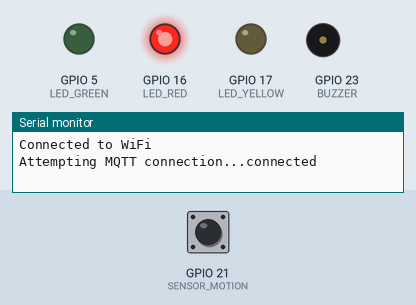
Simulated run of this sketch. Board: ESP32. On the bench: output pins drawn as LEDs (lit = HIGH), buzzer (waves = sounding, pin HIGH), the last lines printed to the serial monitor. The inputs (shaded band) are chosen by the test bench; at power-on: GPIO 21 (SENSOR_MOTION) HIGH. WiFi joins after 1.5 s; servers stay silent unless stated; no MQTT or app messages arrive unless stated.

Above: at 3.2 s.
3.3 s: GPIO 21 (SENSOR_MOTION) pulsed LOW 2 times (0.12 s each, 0.3 s apart)
At 4.4 s:
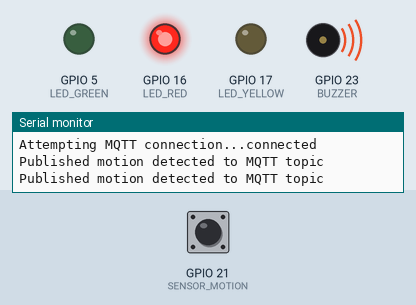
At 8.0 s:
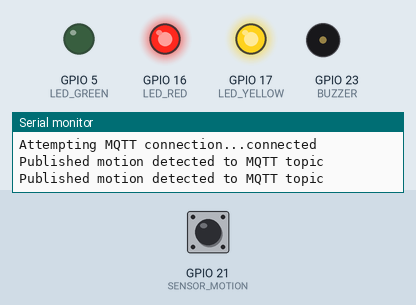
Timing chart, 0 to 17.0 s (numbered marks = the images above; inputs shaded):
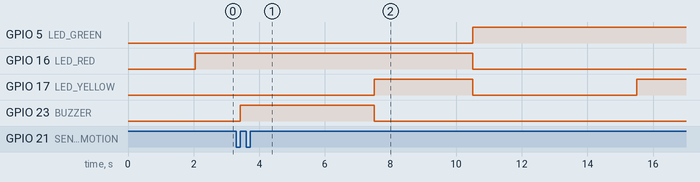

The sketch:

traffic_light.ino
```cpp
#include "time.h"
#include <WiFi.h>
#include <PubSubClient.h>

#define LED_RED 16
#define LED_YELLOW 17
#define LED_GREEN 5
#define SENSOR_MOTION 21
#define BUZZER 23

const char* ssid = "vifi";
const char* password = "0123456789";
const char* mqtt_server = "192.168.39.139";

WiFiClient espClient;
PubSubClient client(espClient);

unsigned long previousMillis = 0;
int stepIndex = 0;
volatile bool motionDetected = false;

void resetState()
{
  digitalWrite(LED_RED, LOW);
  digitalWrite(LED_YELLOW, LOW);
  digitalWrite(LED_GREEN, LOW);
  stepIndex = 0;
}

void detectMovement()
{
  motionDetected = (stepIndex == 0) ? true : false;
}

void setup()
{
  Serial.begin(115200);

  pinMode(LED_RED, OUTPUT);
  pinMode(LED_YELLOW, OUTPUT);
  pinMode(LED_GREEN, OUTPUT);
  pinMode(BUZZER, OUTPUT);
  pinMode(SENSOR_MOTION, INPUT_PULLUP);

  attachInterrupt(digitalPinToInterrupt(SENSOR_MOTION), detectMovement, RISING);

  client.setServer(mqtt_server, 1883);
  client.setCallback(mqttCallback);

  // WiFi setup
  WiFi.begin(ssid, password);
  while (WiFi.status() != WL_CONNECTED) {
    delay(1000);
  }
  Serial.println(F("Connected to WiFi"));

  if (!client.connected()) {
      reconnectMQTT();
  }
}

void loop()
{
  if (motionDetected)
  {
    digitalWrite(BUZZER, HIGH);  // Turn on buzzer

    client.publish("motion/detected", "Motion detected");
    Serial.println("Published motion detected to MQTT topic");

    motionDetected = false;  // Reset flag after sending request
  }

  // Reset buzzer when stepIndex is not 0
  if (stepIndex != 0)
  {
    digitalWrite(BUZZER, LOW);
    motionDetected = false;
  }

  unsigned long currentMillis = millis();

  switch (stepIndex)
  {
    case 0:
      digitalWrite(LED_RED, HIGH);
      digitalWrite(LED_YELLOW, LOW);
      digitalWrite(LED_GREEN, LOW);
      if (currentMillis - previousMillis >= 7500) {
        stepIndex++;
        previousMillis = currentMillis;
      }
      break;

    case 1:
      digitalWrite(LED_YELLOW, HIGH);
      if (currentMillis - previousMillis >= 3000) {
        stepIndex++;
        previousMillis = currentMillis;
      }
      break;

    case 2:
      digitalWrite(LED_GREEN, HIGH);
      digitalWrite(LED_RED, LOW);
      digitalWrite(LED_YELLOW, LOW);

      if (currentMillis - previousMillis >= 5000) {
        stepIndex++;
        previousMillis = currentMillis;
      }
      break;

    case 3:
      digitalWrite(LED_YELLOW, HIGH);
      if (currentMillis - previousMillis >= 3000) {
        stepIndex = 0;
        previousMillis = currentMillis;
      }
      break;
  }

  client.loop();
}

void mqttCallback(char* topic, byte* payload, unsigned int length)
{
  // Callback function for receiving messages (if needed)
}

void reconnectMQTT() {
  while (!client.connected()) {
    Serial.print("Attempting MQTT connection...");
    if (client.connect("espClient")) { // Change "ESP32Client" if needed
      Serial.println("connected");
    } else {
      Serial.print("failed, rc=");
      Serial.print(client.state());
      Serial.println(" retrying in 5 seconds...");
      delay(5000);
    }
  }
}
```

Measured:
- after the input at 3.3 s, GPIO 23 (BUZZER): LOW → HIGH after 0.12 s, → LOW 4.1 s later
